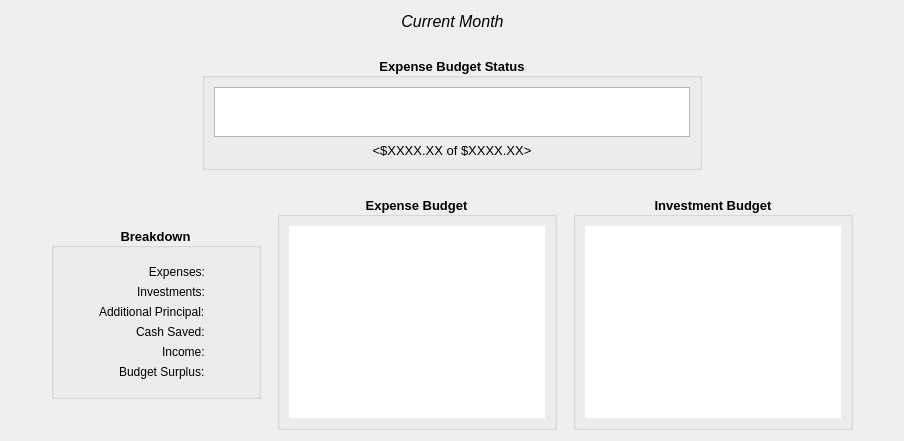
      <widget class="QWidget" name="tabMonthlyBreakdown">
       <attribute name="title">
        <string>Monthly Breakdown</string>
       </attribute>
       <layout class="QVBoxLayout" name="verticalLayout">
        <item>
         <layout class="QHBoxLayout" name="layoutMonth">
          <item>
           <spacer name="horizontalSpacer_3">
            <property name="orientation">
             <enum>Qt::Horizontal</enum>
            </property>
            <property name="sizeHint" stdset="0">
             <size>
              <width>40</width>
              <height>20</height>
             </size>
            </property>
           </spacer>
          </item>
          <item>
           <widget class="QLabel" name="labelCurrentMonth">
            <property name="font">
             <font>
              <family>Segoe UI</family>
              <pointsize>12</pointsize>
              <italic>true</italic>
             </font>
            </property>
            <property name="text">
             <string>Current Month</string>
            </property>
            <property name="alignment">
             <set>Qt::AlignCenter</set>
            </property>
           </widget>
          </item>
          <item>
           <spacer name="horizontalSpacer_4">
            <property name="orientation">
             <enum>Qt::Horizontal</enum>
            </property>
            <property name="sizeHint" stdset="0">
             <size>
              <width>40</width>
              <height>20</height>
             </size>
            </property>
           </spacer>
          </item>
         </layout>
        </item>
        <item>
         <spacer name="verticalSpacer_4">
          <property name="orientation">
           <enum>Qt::Vertical</enum>
          </property>
          <property name="sizeType">
           <enum>QSizePolicy::Fixed</enum>
          </property>
          <property name="sizeHint" stdset="0">
           <size>
            <width>20</width>
            <height>20</height>
           </size>
          </property>
         </spacer>
        </item>
        <item>
         <layout class="QHBoxLayout" name="horizontalLayout_3">
          <item>
           <spacer name="horizontalSpacer_5">
            <property name="orientation">
             <enum>Qt::Horizontal</enum>
            </property>
            <property name="sizeHint" stdset="0">
             <size>
              <width>40</width>
              <height>20</height>
             </size>
            </property>
           </spacer>
          </item>
          <item>
           <widget class="QGroupBox" name="groupBox">
            <property name="minimumSize">
             <size>
              <width>500</width>
              <height>0</height>
             </size>
            </property>
            <property name="font">
             <font>
              <family>Segoe UI</family>
              <pointsize>10</pointsize>
              <weight>75</weight>
              <bold>true</bold>
             </font>
            </property>
            <property name="title">
             <string>  Expense Budget Status  </string>
            </property>
            <property name="alignment">
             <set>Qt::AlignCenter</set>
            </property>
            <layout class="QVBoxLayout" name="verticalLayout_4">
             <item>
              <widget class="QChartView" name="graphicsViewExpenseBarChart">
               <property name="sizePolicy">
                <sizepolicy hsizetype="Expanding" vsizetype="Fixed">
                 <horstretch>0</horstretch>
                 <verstretch>0</verstretch>
                </sizepolicy>
               </property>
               <property name="minimumSize">
                <size>
                 <width>0</width>
                 <height>50</height>
                </size>
               </property>
               <property name="maximumSize">
                <size>
                 <width>16777215</width>
                 <height>50</height>
                </size>
               </property>
              </widget>
             </item>
             <item>
              <widget class="QLabel" name="labelBudgetStatus">
               <property name="font">
                <font>
                 <family>Segoe UI</family>
                 <pointsize>10</pointsize>
                 <weight>50</weight>
                 <bold>false</bold>
                </font>
               </property>
               <property name="text">
                <string>&lt;$XXXX.XX of $XXXX.XX&gt;</string>
               </property>
               <property name="alignment">
                <set>Qt::AlignCenter</set>
               </property>
              </widget>
             </item>
            </layout>
           </widget>
          </item>
          <item>
           <spacer name="horizontalSpacer_6">
            <property name="orientation">
             <enum>Qt::Horizontal</enum>
            </property>
            <property name="sizeHint" stdset="0">
             <size>
              <width>40</width>
              <height>20</height>
             </size>
            </property>
           </spacer>
          </item>
         </layout>
        </item>
        <item>
         <spacer name="verticalSpacer_3">
          <property name="orientation">
           <enum>Qt::Vertical</enum>
          </property>
          <property name="sizeType">
           <enum>QSizePolicy::Fixed</enum>
          </property>
          <property name="sizeHint" stdset="0">
           <size>
            <width>20</width>
            <height>20</height>
           </size>
          </property>
         </spacer>
        </item>
        <item>
         <layout class="QHBoxLayout" name="horizontalLayout_5">
          <item>
           <spacer name="horizontalSpacer_16">
            <property name="orientation">
             <enum>Qt::Horizontal</enum>
            </property>
            <property name="sizeHint" stdset="0">
             <size>
              <width>40</width>
              <height>20</height>
             </size>
            </property>
           </spacer>
          </item>
          <item>
           <layout class="QVBoxLayout" name="verticalLayoutMonthlyBreakdown">
            <item>
             <widget class="QGroupBox" name="groupBox_3">
              <property name="sizePolicy">
               <sizepolicy hsizetype="Fixed" vsizetype="Fixed">
                <horstretch>0</horstretch>
                <verstretch>0</verstretch>
               </sizepolicy>
              </property>
              <property name="minimumSize">
               <size>
                <width>210</width>
                <height>0</height>
               </size>
              </property>
              <property name="font">
               <font>
                <family>Segoe UI</family>
                <pointsize>10</pointsize>
                <weight>75</weight>
                <bold>true</bold>
               </font>
              </property>
              <property name="title">
               <string>  Breakdown  </string>
              </property>
              <property name="alignment">
               <set>Qt::AlignCenter</set>
              </property>
              <layout class="QVBoxLayout" name="verticalLayout_5">
               <item>
                <spacer name="verticalSpacer_2">
                 <property name="orientation">
                  <enum>Qt::Vertical</enum>
                 </property>
                 <property name="sizeType">
                  <enum>QSizePolicy::Fixed</enum>
                 </property>
                 <property name="sizeHint" stdset="0">
                  <size>
                   <width>20</width>
                   <height>8</height>
                  </size>
                 </property>
                </spacer>
               </item>
               <item>
                <layout class="QFormLayout" name="formMonthlySummary">
                 <property name="fieldGrowthPolicy">
                  <enum>QFormLayout::FieldsStayAtSizeHint</enum>
                 </property>
                 <property name="labelAlignment">
                  <set>Qt::AlignRight|Qt::AlignTrailing|Qt::AlignVCenter</set>
                 </property>
                 <property name="formAlignment">
                  <set>Qt::AlignHCenter|Qt::AlignTop</set>
                 </property>
                 <item row="0" column="0">
                  <widget class="QLabel" name="label_2">
                   <property name="enabled">
                    <bool>true</bool>
                   </property>
                   <property name="font">
                    <font>
                     <family>Segoe UI</family>
                     <pointsize>9</pointsize>
                     <weight>50</weight>
                     <bold>false</bold>
                    </font>
                   </property>
                   <property name="text">
                    <string>Expenses:</string>
                   </property>
                   <property name="alignment">
                    <set>Qt::AlignRight|Qt::AlignTrailing|Qt::AlignVCenter</set>
                   </property>
                  </widget>
                 </item>
                 <item row="0" column="1">
                  <widget class="QLabel" name="labelMonthlyExpenses">
                   <property name="font">
                    <font>
                     <family>Segoe UI</family>
                     <pointsize>9</pointsize>
                     <weight>50</weight>
                     <bold>false</bold>
                    </font>
                   </property>
                   <property name="text">
                    <string>&lt;Expenses&gt;</string>
                   </property>
                  </widget>
                 </item>
                 <item row="1" column="0">
                  <widget class="QLabel" name="label_3">
                   <property name="font">
                    <font>
                     <family>Segoe UI</family>
                     <pointsize>9</pointsize>
                     <weight>50</weight>
                     <bold>false</bold>
                    </font>
                   </property>
                   <property name="text">
                    <string>Investments:</string>
                   </property>
                   <property name="alignment">
                    <set>Qt::AlignRight|Qt::AlignTrailing|Qt::AlignVCenter</set>
                   </property>
                  </widget>
                 </item>
                 <item row="1" column="1">
                  <widget class="QLabel" name="labelMonthlyInvestments">
                   <property name="font">
                    <font>
                     <family>Segoe UI</family>
                     <pointsize>9</pointsize>
                     <weight>50</weight>
                     <bold>false</bold>
                    </font>
                   </property>
                   <property name="text">
                    <string>&lt;Investments&gt;</string>
                   </property>
                  </widget>
                 </item>
                 <item row="4" column="0">
                  <widget class="QLabel" name="label_4">
                   <property name="font">
                    <font>
                     <family>Segoe UI</family>
                     <pointsize>9</pointsize>
                     <weight>50</weight>
                     <bold>false</bold>
                    </font>
                   </property>
                   <property name="text">
                    <string>Income:</string>
                   </property>
                  </widget>
                 </item>
                 <item row="4" column="1">
                  <widget class="QLabel" name="labelMonthlyIncome">
                   <property name="font">
                    <font>
                     <family>Segoe UI</family>
                     <pointsize>9</pointsize>
                     <weight>50</weight>
                     <bold>false</bold>
                    </font>
                   </property>
                   <property name="text">
                    <string>&lt;Income&gt;</string>
                   </property>
                  </widget>
                 </item>
                 <item row="5" column="0">
                  <widget class="QLabel" name="label_5">
                   <property name="font">
                    <font>
                     <family>Segoe UI</family>
                     <pointsize>9</pointsize>
                     <weight>50</weight>
                     <bold>false</bold>
                    </font>
                   </property>
                   <property name="text">
                    <string>Budget Surplus:</string>
                   </property>
                  </widget>
                 </item>
                 <item row="5" column="1">
                  <widget class="QLabel" name="labelMonthlyBudgetSurplus">
                   <property name="font">
                    <font>
                     <family>Segoe UI</family>
                     <pointsize>9</pointsize>
                     <weight>50</weight>
                     <bold>false</bold>
                    </font>
                   </property>
                   <property name="text">
                    <string>&lt;BudgetSurplus&gt;</string>
                   </property>
                  </widget>
                 </item>
                 <item row="2" column="0">
                  <widget class="QLabel" name="label_16">
                   <property name="font">
                    <font>
                     <family>Segoe UI</family>
                     <pointsize>9</pointsize>
                     <weight>50</weight>
                     <bold>false</bold>
                    </font>
                   </property>
                   <property name="text">
                    <string>Additional Principal:</string>
                   </property>
                  </widget>
                 </item>
                 <item row="2" column="1">
                  <widget class="QLabel" name="labelMonthlyPrincipal">
                   <property name="font">
                    <font>
                     <family>Segoe UI</family>
                     <pointsize>9</pointsize>
                     <weight>50</weight>
                     <bold>false</bold>
                    </font>
                   </property>
                   <property name="text">
                    <string>&lt;Principal&gt;</string>
                   </property>
                  </widget>
                 </item>
                 <item row="3" column="0">
                  <widget class="QLabel" name="label_6">
                   <property name="font">
                    <font>
                     <family>Segoe UI</family>
                     <pointsize>9</pointsize>
                     <weight>50</weight>
                     <bold>false</bold>
                    </font>
                   </property>
                   <property name="text">
                    <string>Cash Saved:</string>
                   </property>
                  </widget>
                 </item>
                 <item row="3" column="1">
                  <widget class="QLabel" name="labelMonthlyCashSaved">
                   <property name="font">
                    <font>
                     <family>Segoe UI</family>
                     <pointsize>9</pointsize>
                     <weight>50</weight>
                     <bold>false</bold>
                    </font>
                   </property>
                   <property name="text">
                    <string>&lt;CashSaved&gt;</string>
                   </property>
                  </widget>
                 </item>
                </layout>
               </item>
               <item>
                <spacer name="verticalSpacer_6">
                 <property name="orientation">
                  <enum>Qt::Vertical</enum>
                 </property>
                 <property name="sizeType">
                  <enum>QSizePolicy::Fixed</enum>
                 </property>
                 <property name="sizeHint" stdset="0">
                  <size>
                   <width>20</width>
                   <height>8</height>
                  </size>
                 </property>
                </spacer>
               </item>
              </layout>
             </widget>
            </item>
           </layout>
          </item>
          <item>
           <spacer name="horizontalSpacer_20">
            <property name="orientation">
             <enum>Qt::Horizontal</enum>
            </property>
            <property name="sizeType">
             <enum>QSizePolicy::Fixed</enum>
            </property>
            <property name="sizeHint" stdset="0">
             <size>
              <width>10</width>
              <height>20</height>
             </size>
            </property>
           </spacer>
          </item>
          <item>
           <layout class="QVBoxLayout" name="verticalLayoutMonthlyExpenseBudget">
            <item>
             <widget class="QGroupBox" name="groupBoxExpenseBudget">
              <property name="sizePolicy">
               <sizepolicy hsizetype="Fixed" vsizetype="Minimum">
                <horstretch>0</horstretch>
                <verstretch>0</verstretch>
               </sizepolicy>
              </property>
              <property name="font">
               <font>
                <family>Segoe UI</family>
                <pointsize>10</pointsize>
                <weight>75</weight>
                <bold>true</bold>
               </font>
              </property>
              <property name="title">
               <string>  Expense Budget  </string>
              </property>
              <property name="alignment">
               <set>Qt::AlignCenter</set>
              </property>
              <layout class="QHBoxLayout" name="horizontalLayout_4">
               <item>
                <widget class="QTableView" name="tableViewMonthlyExpenses">
                 <property name="sizePolicy">
                  <sizepolicy hsizetype="Expanding" vsizetype="Expanding">
                   <horstretch>0</horstretch>
                   <verstretch>0</verstretch>
                  </sizepolicy>
                 </property>
                 <property name="minimumSize">
                  <size>
                   <width>0</width>
                   <height>0</height>
                  </size>
                 </property>
                 <property name="font">
                  <font>
                   <family>Segoe UI</family>
                   <pointsize>8</pointsize>
                   <weight>50</weight>
                   <bold>false</bold>
                  </font>
                 </property>
                 <property name="frameShape">
                  <enum>QFrame::NoFrame</enum>
                 </property>
                 <property name="frameShadow">
                  <enum>QFrame::Plain</enum>
                 </property>
                 <property name="lineWidth">
                  <number>1</number>
                 </property>
                 <property name="verticalScrollBarPolicy">
                  <enum>Qt::ScrollBarAsNeeded</enum>
                 </property>
                 <property name="sizeAdjustPolicy">
                  <enum>QAbstractScrollArea::AdjustIgnored</enum>
                 </property>
                 <property name="cornerButtonEnabled">
                  <bool>false</bool>
                 </property>
                 <attribute name="horizontalHeaderMinimumSectionSize">
                  <number>20</number>
                 </attribute>
                 <attribute name="horizontalHeaderDefaultSectionSize">
                  <number>105</number>
                 </attribute>
                 <attribute name="horizontalHeaderHighlightSections">
                  <bool>false</bool>
                 </attribute>
                 <attribute name="verticalHeaderMinimumSectionSize">
                  <number>15</number>
                 </attribute>
                 <attribute name="verticalHeaderDefaultSectionSize">
                  <number>25</number>
                 </attribute>
                </widget>
               </item>
              </layout>
             </widget>
            </item>
           </layout>
          </item>
          <item>
           <spacer name="horizontalSpacer_21">
            <property name="orientation">
             <enum>Qt::Horizontal</enum>
            </property>
            <property name="sizeType">
             <enum>QSizePolicy::Fixed</enum>
            </property>
            <property name="sizeHint" stdset="0">
             <size>
              <width>10</width>
              <height>20</height>
             </size>
            </property>
           </spacer>
          </item>
          <item>
           <layout class="QVBoxLayout" name="verticalLayoutMonthlyInvestmentBudget">
            <item>
             <widget class="QGroupBox" name="groupBoxInvestmentBudget">
              <property name="sizePolicy">
               <sizepolicy hsizetype="Fixed" vsizetype="Minimum">
                <horstretch>0</horstretch>
                <verstretch>0</verstretch>
               </sizepolicy>
              </property>
              <property name="font">
               <font>
                <family>Segoe UI</family>
                <pointsize>10</pointsize>
                <weight>75</weight>
                <bold>true</bold>
               </font>
              </property>
              <property name="title">
               <string>  Investment Budget  </string>
              </property>
              <property name="alignment">
               <set>Qt::AlignCenter</set>
              </property>
              <layout class="QHBoxLayout" name="horizontalLayout_7">
               <item>
                <widget class="QTableView" name="tableViewMonthlyInvestments">
                 <property name="sizePolicy">
                  <sizepolicy hsizetype="Expanding" vsizetype="Expanding">
                   <horstretch>0</horstretch>
                   <verstretch>0</verstretch>
                  </sizepolicy>
                 </property>
                 <property name="minimumSize">
                  <size>
                   <width>0</width>
                   <height>0</height>
                  </size>
                 </property>
                 <property name="font">
                  <font>
                   <family>Segoe UI</family>
                   <pointsize>8</pointsize>
                   <weight>50</weight>
                   <bold>false</bold>
                  </font>
                 </property>
                 <property name="frameShape">
                  <enum>QFrame::NoFrame</enum>
                 </property>
                 <property name="frameShadow">
                  <enum>QFrame::Plain</enum>
                 </property>
                 <property name="lineWidth">
                  <number>1</number>
                 </property>
                 <property name="cornerButtonEnabled">
                  <bool>false</bool>
                 </property>
                 <attribute name="horizontalHeaderMinimumSectionSize">
                  <number>20</number>
                 </attribute>
                 <attribute name="horizontalHeaderDefaultSectionSize">
                  <number>105</number>
                 </attribute>
                 <attribute name="horizontalHeaderHighlightSections">
                  <bool>false</bool>
                 </attribute>
                 <attribute name="verticalHeaderMinimumSectionSize">
                  <number>15</number>
                 </attribute>
                 <attribute name="verticalHeaderDefaultSectionSize">
                  <number>25</number>
                 </attribute>
                </widget>
               </item>
              </layout>
             </widget>
            </item>
           </layout>
          </item>
          <item>
           <spacer name="horizontalSpacer_15">
            <property name="orientation">
             <enum>Qt::Horizontal</enum>
            </property>
            <property name="sizeHint" stdset="0">
             <size>
              <width>40</width>
              <height>20</height>
             </size>
            </property>
           </spacer>
          </item>
         </layout>
        </item>
       </layout>
      </widget>
